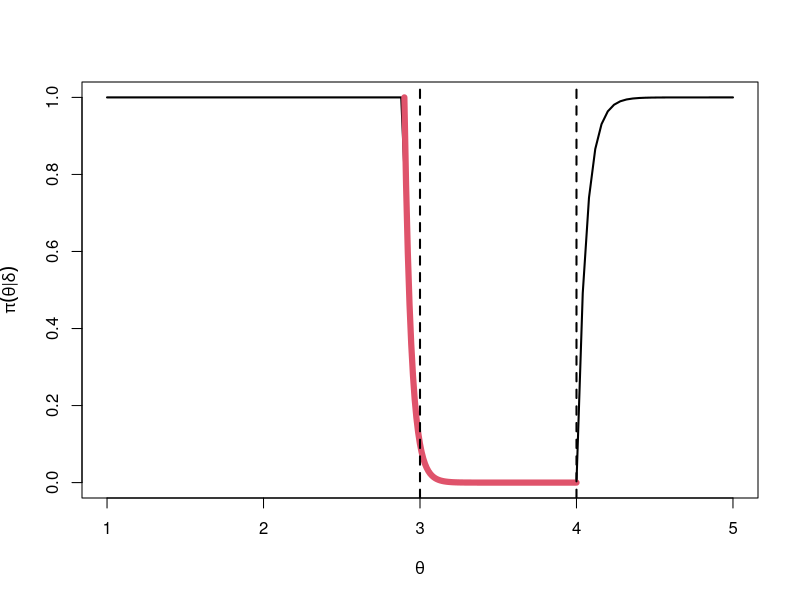
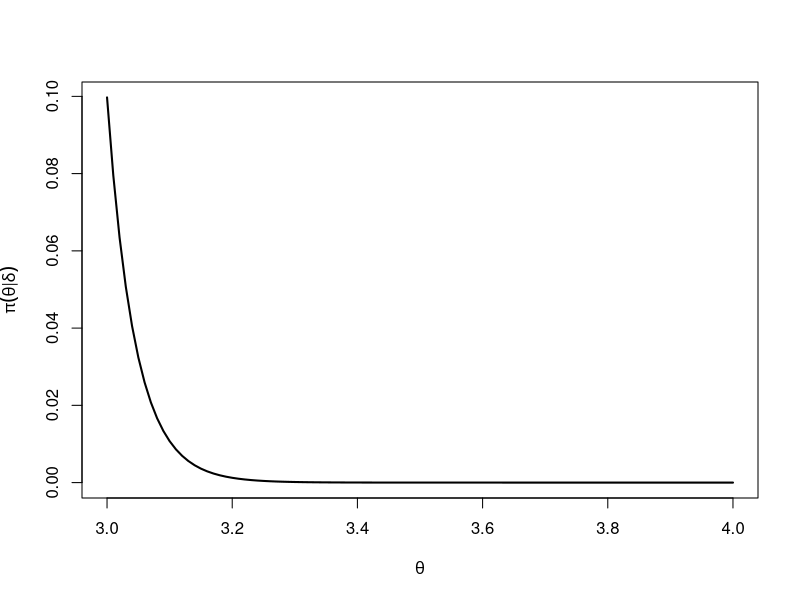

Write the R code that produced these figures, in order.
n <- 68
Fmax <- function(y, theta, log = FALSE){
  ans <- n*(log(y)-log(theta))
  if(y > theta) ans <- 0
  if(!log) ans <- exp(ans)
  return(ans)
}
poder <- function(theta){
  return(Fmax(2.9, theta) + 1 - Fmax(4, theta))
}
poder <- Vectorize(poder)

curve(poder, 1, 5, xlab = expression(theta),
      ylab = expression(pi(theta*"|"*delta)), lwd = 2)
curve(poder, 2.9, 4, lwd = 6, col = 2, add = TRUE)
abline(v = c(3, 4), lwd = 2, lty = 2)

curve(poder, 3, 4, xlab = expression(theta),
 ylab = expression(pi(theta*"|"*delta)), lwd = 2)
